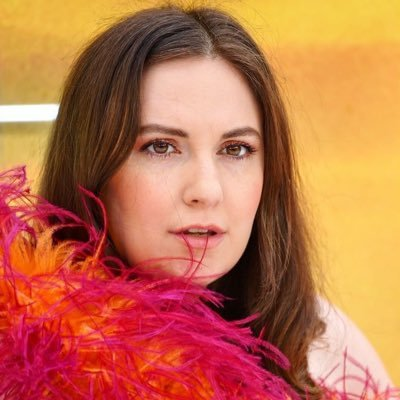
#> input picture Resources/lena.jpg, 400 x 400 px, found by its file name
$ python 'Joining Images.py'
#> lines starting #> are read from the running program, lines starting #| are printed output that depends on the picture
import cv2
import numpy as np

img = cv2.imread("Resources/lena.jpg")
#> img is the input picture: shape (400, 400, 3); mean B, G, R 77.5, 113.9, 191.6


imgHor = np.hstack((img, img))
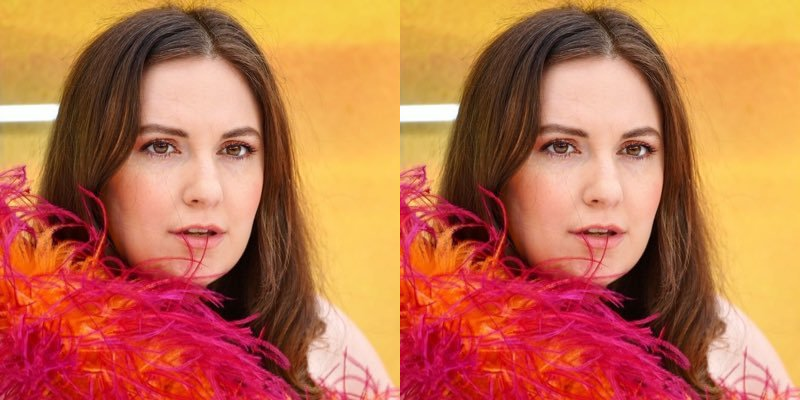
#> imgHor: shape (400, 800, 3); mean B, G, R 77.5, 113.9, 191.6
imgVer = np.vstack((img, img))
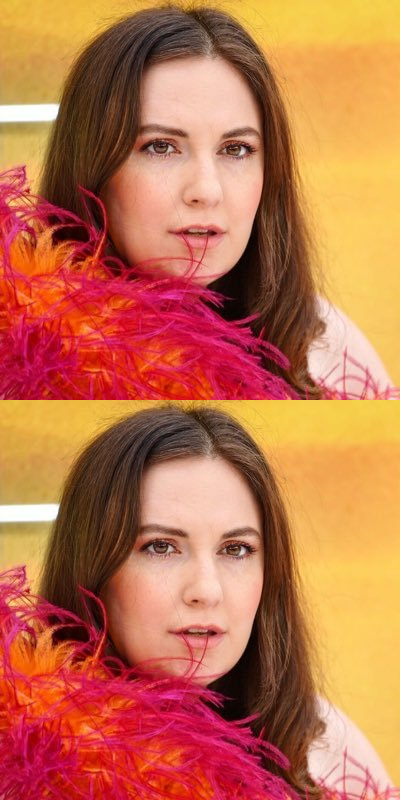
#> imgVer: shape (800, 400, 3); mean B, G, R 77.5, 113.9, 191.6

cv2.imshow("Horizontal", imgHor)
cv2.imshow("Vertical", imgVer)

cv2.waitKey(0)

$ run again, with Resources/lizard.jpg copied over Resources/lena.jpg
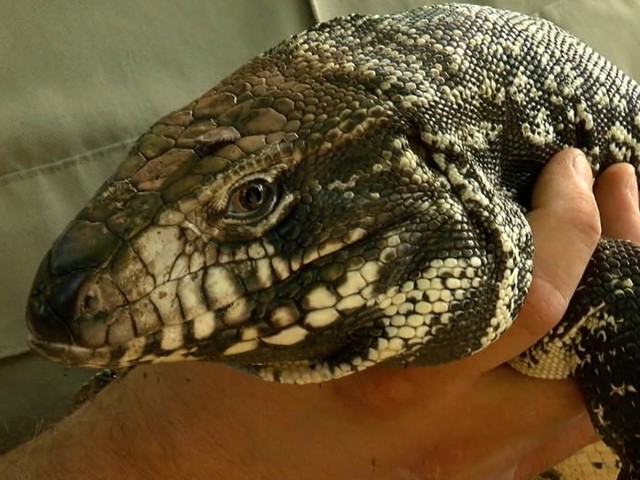
#> input picture Resources/lizard.jpg, 640 x 480 px, found by its file name
#> img is the input picture: shape (480, 640, 3); mean B, G, R 50.2, 82.9, 100.1
#> `imgHor = np.hstack((img, img))`:
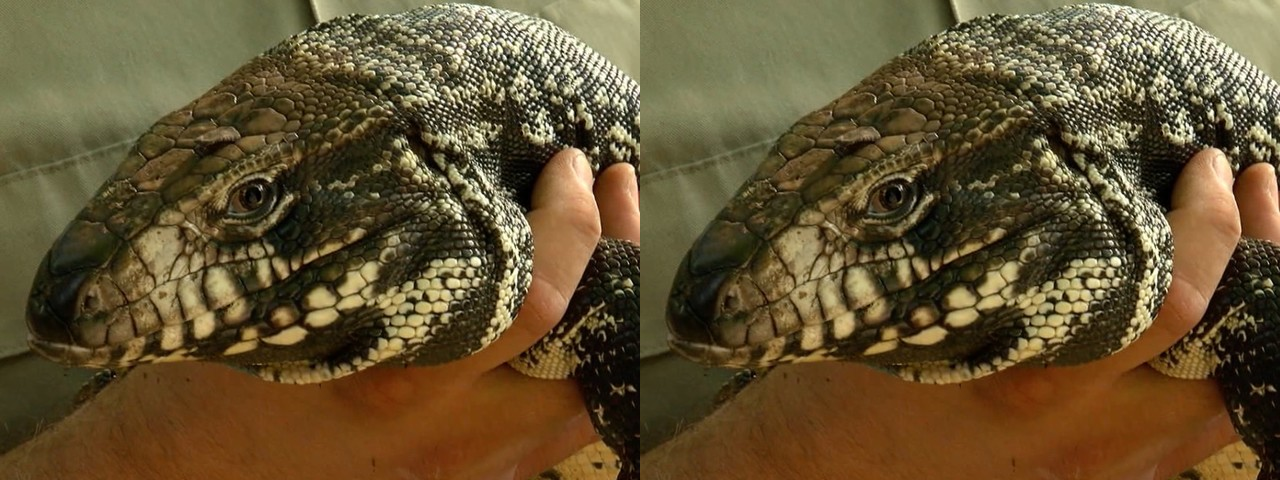
#> imgHor: shape (480, 1280, 3); mean B, G, R 50.2, 82.9, 100.1
#> `imgVer = np.vstack((img, img))`:
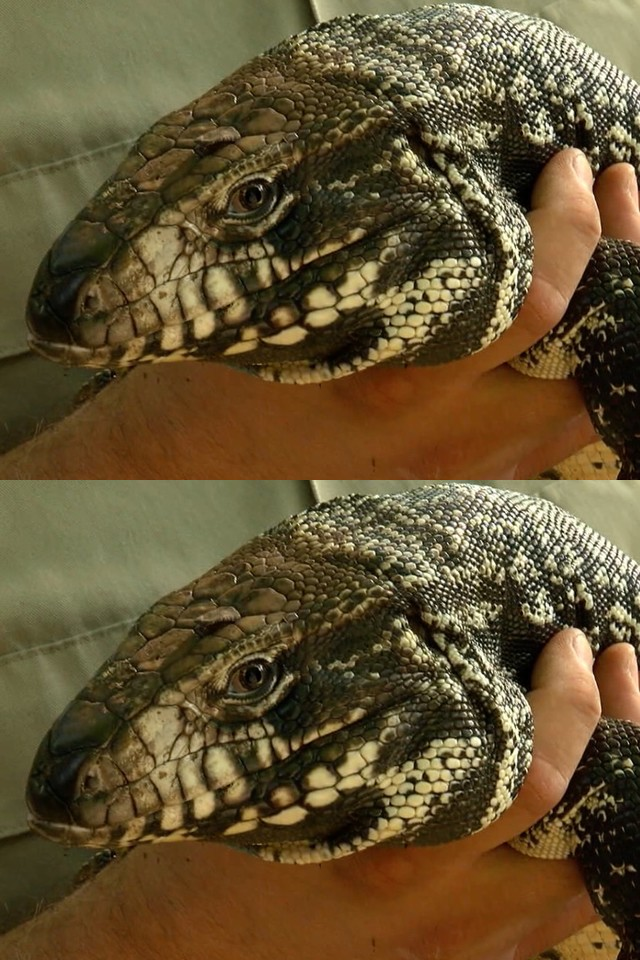
#> imgVer: shape (960, 640, 3); mean B, G, R 50.2, 82.9, 100.1
